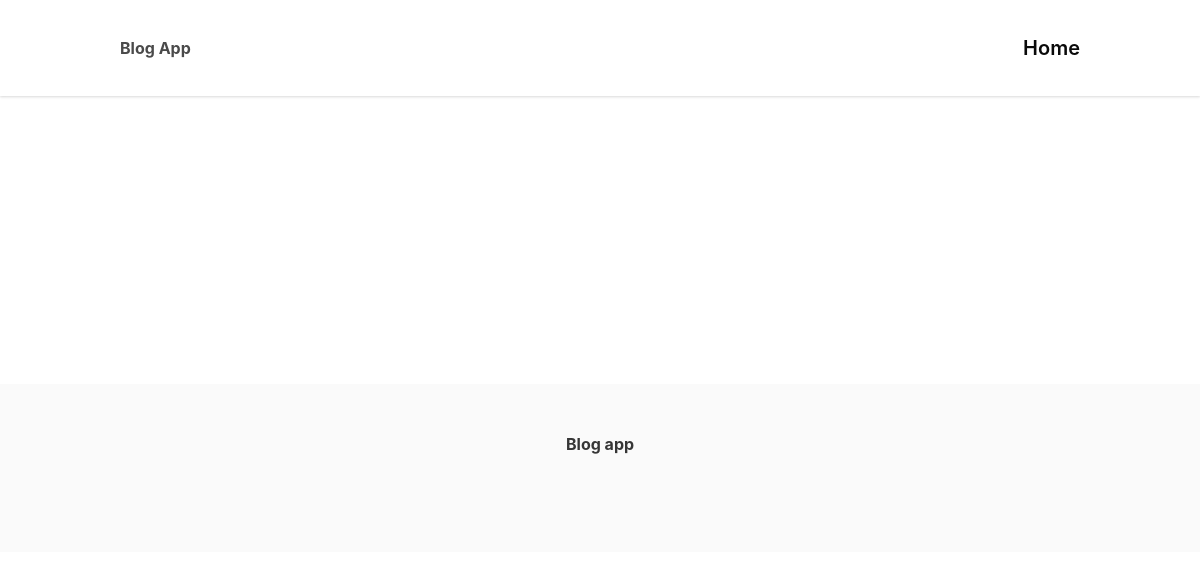
Before: / with the older database file.
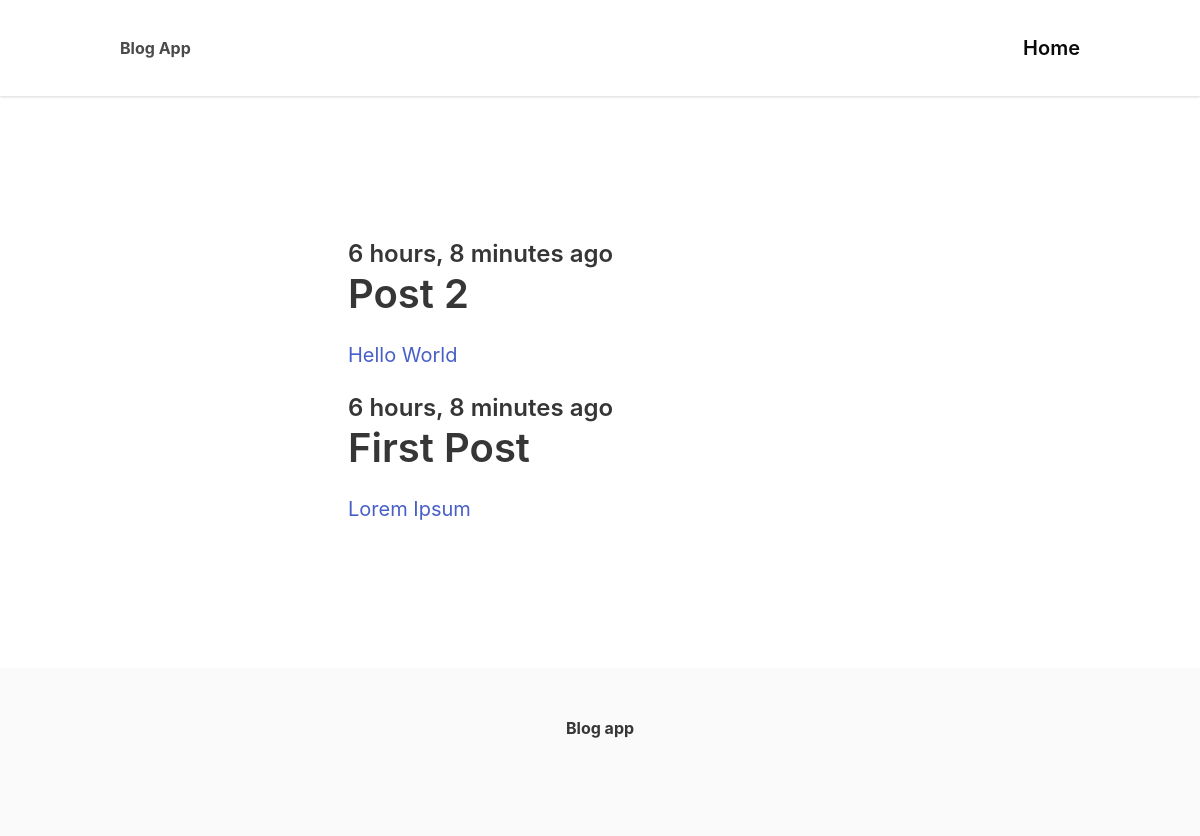
After: the same page with the newer database file.
### blog/models.py (models this page shows)
class Post(models.Model):
    title = models.CharField(max_length=255,default="no_title" )
    slug = models.SlugField()
    intro = models.TextField()
    body = models.TextField()
    created_at = models.DateTimeField(auto_now_add=True)
    class Meta:
        ordering =('-created_at',)

### core/views.py (the view)
# urls.py: path('', frontpage, name='frontpage')
def frontpage(request):
    posts = Post.objects.all()
    return render(request, 'core/frontpage.html', {'posts': posts})

### core/templates/core/frontpage.html (shortened to what this page needs)
{%extends 'core/base.html'%}
{%block content %}
    <section class="hero">
        <div class="hero-body">
            <div class="container">
                <section class="section">
                    <div class="columns">
                        <div class="column is-8 is-offset-2">
                            {% for post in posts %}
                                <div class="content is-medium">
                                    <a href="{% url 'post_detail' post.slug %}">
                                        <h2 class="subtitle is-4">{{post.created_at|timesince}} ago</h2>
                                        <h1 class="title">{{post.title}}</h1>
                                        <p>{{post.intro}}</p>
                                    </a>
                                </div>
                            {%endfor%}
                        </div>
                    </div>
                </section>
            </div>
        </div>
    </section>
{%endblock%}

### core/templates/core/base.html (shortened to what this page needs)
<!DOCTYPE html>
<html>
    <head>
        <link rel="stylesheet" href="https://unpkg.com/bulma@0.9.2/css/bulma.min.css">
        <link href="https://stackpath.bootstrapcdn.com/font-awesome/4.7.0/css/font-awesome.min.css" rel="stylesheet">
    </head>
    <body>
        <nav class="navbar">
            <div class="container">
                <div class="navbar-brand">
                    <a class="navbar-item" href="/">
                        <strong>Blog App</strong>
                    </a>
                </div>
                <div id="navbarMenu" class="navbar-menu">
                    <div class="navbar-end">
                        <a href="/" class="navbar-item is-active is-size-5 has-text-weight-semibold">
                            Home
                        </a>
                    </div>
                </div>
            </div>
        </nav>
        <section class="section">
            <div class="container">
                {%block content%}
                {%endblock%}
            </div>
        </section>
        <footer class="footer">
            <div class="content has-text-centered">
                <p>
                    <strong>Blog app</strong>
                </p>
            </div>
        </footer>
    </body>
</html>

### core/templates/core/base.html (style rules this page uses)
nav.navbar { height: 6rem !important; box-shadow: 0 1px 3px 0 rgba(0, 0, 0, .1), 0 1px 2px 0 rgba(0, 0, 0, .06) !important; }

Changed rows visible on the page:
added Post: created_at "6 hours, 8 minutes", title "Post 2", intro "Hello World"
added Post: created_at "6 hours, 8 minutes", title "First Post", intro "Lorem Ipsum"
